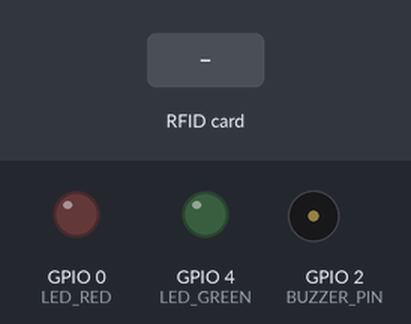
Recording of a sketch running on a simulated ESP8266 (NodeMCU). Parts: output pins drawn as LEDs (lit = HIGH), buzzer (waves = sounding). Inputs (shaded band) come from the test bench. WiFi joins after 1.5 s; servers stay silent unless stated; uploads are accepted with an empty reply; what the sketch prints to the serial monitor is not drawn.

Above: at 3.7 s.
3.8 s: RFID card 5E 7A 19 C4 held to the reader
At 4.36 s:
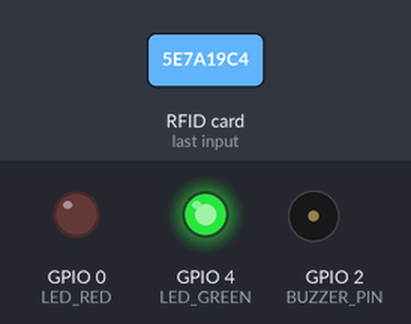
Timing chart, 0 to 6.8 s (numbered marks = the images above; inputs shaded):
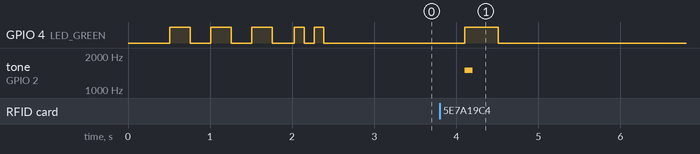

The sketch:

scanner_secretary.ino
```cpp
/*
 * ============================================================
 *  سكانر السكرتارية — NodeMCU ESP8266 (WiFi)
 *  مبني على نفس بنية scanner_hall الشغّال
 * ============================================================
 *
 *  التوصيلات (MFRC522 → NodeMCU):
 *  --------------------------------
 *  SDA  (SS)  → D8  (GPIO15)
 *  SCK        → D5  (GPIO14)
 *  MOSI       → D7  (GPIO13)
 *  MISO       → D6  (GPIO12)
 *  RST        → D1  (GPIO5)
 *  GND        → GND
 *  3.3V       → 3.3V
 *  IRQ        → لا يوصل
 *
 *  LED الأخضر  → D2  (GPIO4)
 *  LED الأحمر  → D3  (GPIO0)
 *  بازر        → D4  (GPIO2)  — اختياري
 *
 *  المكتبات المطلوبة:
 *  - MFRC522 by GithubCommunity
 * ============================================================
 *
 *  الوظيفة:
 *  - تمرير بطاقة → إرسال UID إلى /api/scan/register-card
 *  - تظهر فوراً في حقل تسجيل الطالب/الدكتور بالواجهة
 *  - بدون توكن (هاد قارئ تسجيل فقط)
 * ============================================================
 */

#include <SPI.h>
#include <MFRC522.h>
#include <ESP8266WiFi.h>
#include <ESP8266HTTPClient.h>
#include <WiFiClient.h>

// ══════════════════════════════════════════
//  اعدل هذه القيم فقط
// ══════════════════════════════════════════
//  يجب أن يكون NodeMCU والكمبيوتر على نفس شبكة Wi-Fi
#define WIFI_SSID      "YOUR_WIFI_SSID"
#define WIFI_PASSWORD  "YOUR_WIFI_PASSWORD"
#define SERVER_IP      "YOUR_SERVER_IP"
#define SERVER_PORT    5000
// ══════════════════════════════════════════

#define SS_PIN   15   // D8
#define RST_PIN   5   // D1

#define LED_GREEN   4   // D2
#define LED_RED     0   // D3
#define BUZZER_PIN  2   // D4

#define COOLDOWN_MS    2000
#define WIFI_TIMEOUT   15000

MFRC522 rfid(SS_PIN, RST_PIN);

String   lastUID      = "";
unsigned long lastScanTime = 0;

// ════════════════════════════════════════════
//  Setup
// ════════════════════════════════════════════
void setup() {
  Serial.begin(9600);
  delay(300);

  Serial.println();
  Serial.println("================================");
  Serial.println("  سكانر السكرتارية");
  Serial.println("================================");

  pinMode(LED_GREEN,  OUTPUT);
  pinMode(LED_RED,    OUTPUT);
  pinMode(BUZZER_PIN, OUTPUT);
  digitalWrite(LED_GREEN, LOW);
  digitalWrite(LED_RED,   LOW);
  digitalWrite(BUZZER_PIN, LOW);

  SPI.begin();
  rfid.PCD_Init();
  delay(100);

  // التحقق من القارئ
  byte v = rfid.PCD_ReadRegister(MFRC522::VersionReg);
  Serial.print("[RFID] إصدار MFRC522: 0x");
  Serial.println(v, HEX);
  if (v == 0x00 || v == 0xFF) {
    Serial.println("[!] خطأ: تحقق من توصيلات MFRC522");
    blinkRed(5);
  }

  // اتصال WiFi
  connectWiFi();

  Serial.println("[READY] قرّب البطاقة...");
  blinkGreen(2);
}

// ════════════════════════════════════════════
//  WiFi
// ════════════════════════════════════════════
void connectWiFi() {
  Serial.print("[WiFi] الاتصال بـ ");
  Serial.println(WIFI_SSID);

  WiFi.mode(WIFI_STA);
  WiFi.begin(WIFI_SSID, WIFI_PASSWORD);

  unsigned long start = millis();
  while (WiFi.status() != WL_CONNECTED && millis() - start < WIFI_TIMEOUT) {
    digitalWrite(LED_GREEN, !digitalRead(LED_GREEN));
    delay(250);
    Serial.print(".");
  }
  digitalWrite(LED_GREEN, LOW);

  if (WiFi.status() == WL_CONNECTED) {
    Serial.println();
    Serial.println("[WiFi] متصل!");
    Serial.print("[WiFi] IP: ");
    Serial.println(WiFi.localIP());
  } else {
    Serial.println();
    Serial.println("[WiFi] فشل الاتصال!");
    blinkRed(3);
  }
}

// ════════════════════════════════════════════
//  Loop
// ════════════════════════════════════════════
void loop() {
  // إعادة الاتصال إذا انقطع
  if (WiFi.status() != WL_CONNECTED) {
    Serial.println("[WiFi] انقطع — إعادة الاتصال...");
    connectWiFi();
    delay(500);
    return;
  }

  // فحص بطاقة جديدة
  if (!rfid.PICC_IsNewCardPresent() || !rfid.PICC_ReadCardSerial()) {
    delay(50);
    return;
  }

  String uid = getUID();
  unsigned long now = millis();

  // منع تكرار نفس البطاقة خلال ثانيتين
  if (uid == lastUID && (now - lastScanTime) < COOLDOWN_MS) {
    rfid.PICC_HaltA();
    rfid.PCD_StopCrypto1();
    return;
  }
  lastUID      = uid;
  lastScanTime = now;

  Serial.println();
  Serial.print("[RFID] بطاقة: ");
  Serial.println(uid);

  // إرسال للسيرفر
  if (sendUID(uid)) {
    Serial.println("[OK] الـ UID جاهز في الواجهة");
    signalGreen();
  } else {
    Serial.println("[ERR] فشل الإرسال");
    signalRed();
  }

  rfid.PICC_HaltA();
  rfid.PCD_StopCrypto1();
}

// ════════════════════════════════════════════
//  إرسال للسيرفر
// ════════════════════════════════════════════
bool sendUID(String uid) {
  WiFiClient client;
  HTTPClient http;

  String url = "http://" + String(SERVER_IP) + ":" +
               String(SERVER_PORT) + "/api/scan/register-card";

  Serial.print("[HTTP] POST ");
  Serial.println(url);

  http.begin(client, url);
  http.addHeader("Content-Type", "application/json");
  http.setTimeout(5000);

  String body = "{\"uid\":\"" + uid + "\",\"device_id\":\"SECRETARY\",\"device_role\":\"SECRETARY\"}";

  int code = http.POST(body);
  Serial.print("[HTTP] الجواب: ");
  Serial.println(code);

  bool ok = (code == 200 || code == 201);
  if (code <= 0) {
    Serial.println("[HTTP] لا اتصال — تحقق من IP والـ Firewall");
  }
  http.end();
  return ok;
}

// ════════════════════════════════════════════
//  Helpers
// ════════════════════════════════════════════
String getUID() {
  String uid = "";
  for (byte i = 0; i < rfid.uid.size; i++) {
    if (rfid.uid.uidByte[i] < 0x10) uid += "0";
    uid += String(rfid.uid.uidByte[i], HEX);
  }
  uid.toUpperCase();
  return uid;
}

void signalGreen() {
  digitalWrite(LED_GREEN, HIGH);
  beep(1500, 100);
  delay(300);
  digitalWrite(LED_GREEN, LOW);
}

void signalRed() {
  for (int i = 0; i < 3; i++) {
    digitalWrite(LED_RED, HIGH);
    beep(400, 80);
    delay(100);
    digitalWrite(LED_RED, LOW);
    delay(80);
  }
}

void blinkGreen(int n) {
  for (int i = 0; i < n; i++) {
    digitalWrite(LED_GREEN, HIGH);
    delay(120);
    digitalWrite(LED_GREEN, LOW);
    delay(120);
  }
}

void blinkRed(int n) {
  for (int i = 0; i < n; i++) {
    digitalWrite(LED_RED, HIGH);
    delay(150);
    digitalWrite(LED_RED, LOW);
    delay(150);
  }
}

void beep(int freq, int dur) {
  // استخدام tone() المدمجة في ESP8266 — آمنة ولا تسبب reboot
  tone(BUZZER_PIN, freq, dur);
  delay(dur + 10);
  noTone(BUZZER_PIN);
}
```

Measured:
- after the input at 3.8 s, GPIO 4 (LED_GREEN): LOW → HIGH after 0.30 s, → LOW 0.41 s later; tone on GPIO 2 (BUZZER_PIN): silent → 1500 Hz after 0.30 s, → silent 0.10 s later
